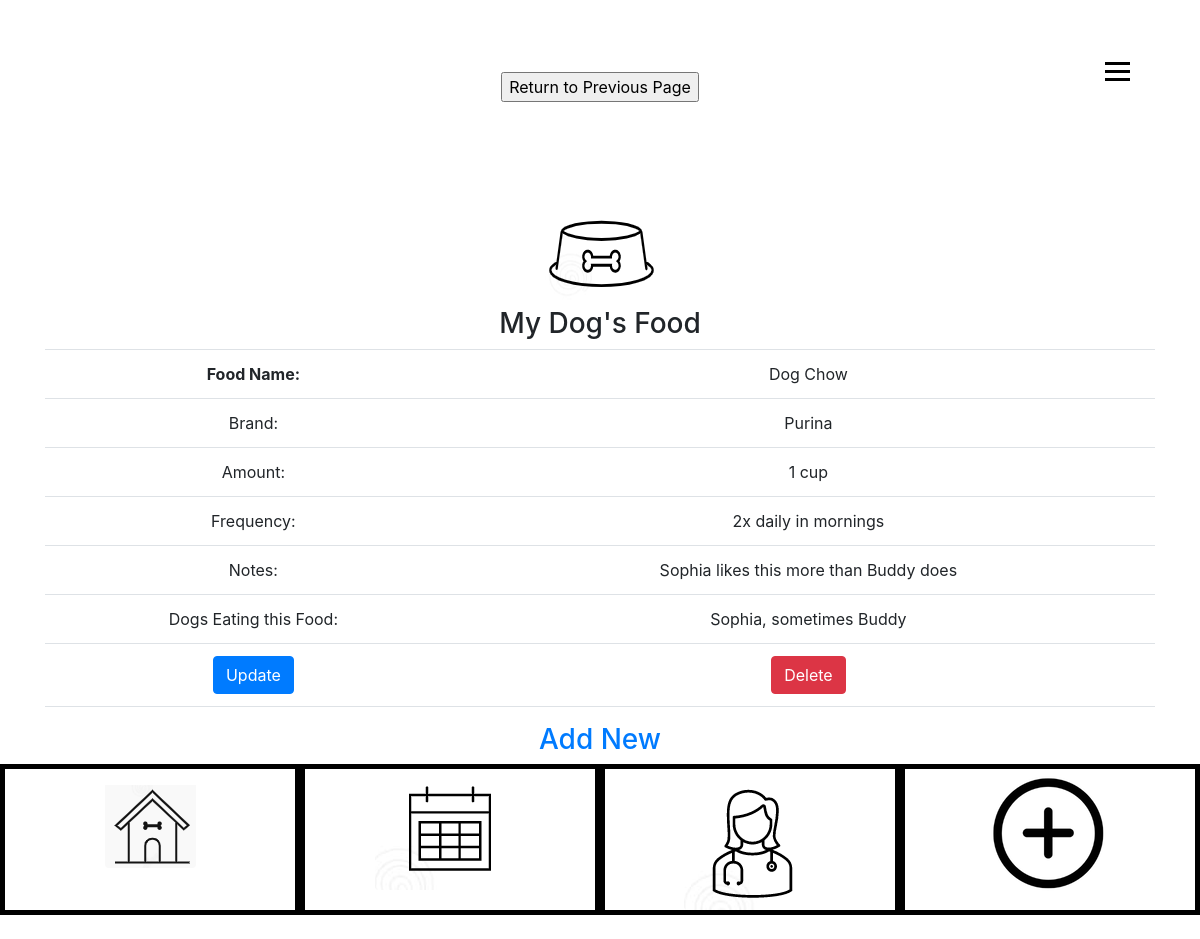
The app's page /food-create.php with its own data.
### tables this page shows
CREATE TABLE `tbl_food` (
  `FoodId` int(15) NOT NULL,
  `fldfoodName` varchar(50) NOT NULL,
  `fldfoodBrand` varchar(50) NOT NULL,
  `fldfoodAmount` varchar(20) NOT NULL,
  `fldfoodFrequency` varchar(20) NOT NULL,
  `fldfoodNotes` varchar(150) NOT NULL,
  `fldfoodDog` varchar(50) NOT NULL
);

### food-read.php (the view, shortened to what this page needs)
<?php
include 'db.php';
  $sql = "select * from tbl_food";
  $result = $conn->query($sql);
  while($row = $result->fetch_assoc()) {
    echo "<td> <b>Food Name:</td>";
    echo "<td>" . $row['fldfoodName'] . "</td>";
    echo "<td> Brand:</td>";
    echo "<td>" . $row['fldfoodBrand'] . "</td>";
    echo "<td> Amount:</td>";
    echo "<td>" . $row['fldfoodAmount'] . "</td>";
    echo "<td> Frequency:</td>";
    echo "<td>" . $row['fldfoodFrequency'] . "</td>";
    echo "<td> Notes:</td>";
    echo "<td>" . $row['fldfoodNotes'] . "</td>";
    echo "<td> Dogs Eating this Food:</td>";
    echo "<td>" . $row['fldfoodDog'] . "</td>";
    echo '<td><a class="btn btn-primary" href="" role="button">Update</a></td>';
echo '<td><a class="btn btn-danger" href="" role="button">Delete</a></td>';
  }
?>

### records on screen
tbl_food: fldfoodName "Dog Chow", fldfoodBrand "Purina", fldfoodAmount "1 cup", fldfoodFrequency "2x daily in mornings", fldfoodNotes "Sophia likes this more than Buddy does", fldfoodDog "Sophia, sometimes Buddy"
